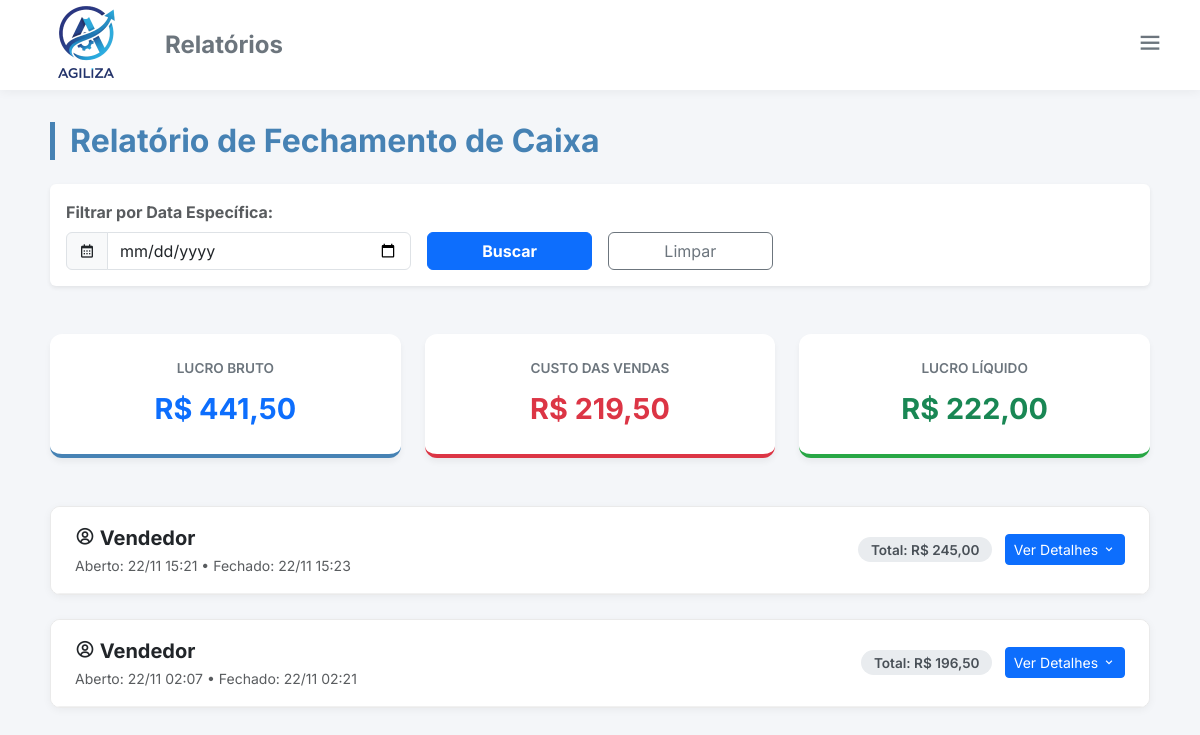
/consulta_caixa.php (signed in), run on the app's committed database.
### tables this page shows
CREATE TABLE IF NOT EXISTS `fechamento_caixa` (
  `id_fechamento` int NOT NULL AUTO_INCREMENT,
  `data_abertura` datetime DEFAULT NULL,
  `data_fechamento` datetime DEFAULT NULL,
  `operador` varchar(50) DEFAULT NULL,
  `valor_abertura` decimal(10,2) DEFAULT '0.00',
  `total_dinheiro` decimal(10,2) DEFAULT '0.00',
  `total_cartaoC` decimal(10,2) DEFAULT '0.00',
  `total_cartaoD` decimal(10,2) DEFAULT '0.00',
  `total_pix` decimal(10,2) DEFAULT '0.00',
  `valor_final_informado` decimal(10,2) DEFAULT '0.00',
  PRIMARY KEY (`id_fechamento`)
);

### consulta_caixa.php (the view, shortened to what this page needs)
<?php
require_once "conexao.php";
$tipo_usuario = isset($_SESSION['tipo_usuario']) ? $_SESSION['tipo_usuario'] : 0;
$usuario_logado = $_SESSION['nome_usuario'];
$dataFiltro = isset($_GET['data']) ? $_GET['data'] : '';
if ($tipo_usuario != 1) {
    $dataFiltro = date('Y-m-d');
    $sql = "SELECT * FROM fechamento_caixa WHERE DATE(data_fechamento) = :data AND operador = :operador ORDER BY data_fechamento DESC";
    $stmt = $conn->prepare($sql);
    $stmt->bindValue(':data', $dataFiltro);
    $stmt->bindValue(':operador', $usuario_logado);
} else {
    if ($dataFiltro) {
        $sql = "SELECT * FROM fechamento_caixa WHERE DATE(data_fechamento) = :data ORDER BY data_fechamento DESC";
        $stmt = $conn->prepare($sql);
        $stmt->bindValue(':data', $dataFiltro);
    } else {
        $data_final = date('Y-m-d 23:59:59');
        $data_inicial = date('Y-m-d 00:00:00', strtotime('-30 days'));
        $sql = "SELECT * FROM fechamento_caixa WHERE data_fechamento BETWEEN :ini AND :fim ORDER BY data_fechamento DESC";
        $stmt = $conn->prepare($sql);
        $stmt->bindValue(':ini', $data_inicial);
        $stmt->bindValue(':fim', $data_final);
    }
}
$stmt->execute();
$registros = $stmt->fetchAll(PDO::FETCH_ASSOC);
$dados_agrupados = [];
$faturamento_total_periodo = 0;
$custo_total_periodo = 0;
$lucro_total_periodo = 0;
foreach ($registros as $key => $r) {
    $faturamento_fechamento = $r['total_dinheiro'] + $r['total_cartaoC'] + $r['total_cartaoD'] + $r['total_pix'];
    $r['faturamento_total'] = $faturamento_fechamento;
    $custo_vendas = 0;
    try {
        $sql_custo = "
            SELECT SUM(sp.quantidade * p.preco_compra) as custo
            FROM vendas v
            JOIN saida_produtos sp ON v.id_venda = sp.venda_id
            JOIN produto p ON sp.id_produto = p.id_produto
            WHERE v.fechamento_caixa_id = :id_fechamento
        ";
        $stmtCusto = $conn->prepare($sql_custo);
        $stmtCusto->bindValue(':id_fechamento', $r['id_fechamento']);
        $stmtCusto->execute();
        $custo_vendas = (float) $stmtCusto->fetchColumn();
    } catch (Exception $e) { $custo_vendas = 0; }
    $r['custo_total'] = $custo_vendas;
    $r['lucro_total'] = $faturamento_fechamento - $custo_vendas;
    $faturamento_total_periodo += $faturamento_fechamento;
    $custo_total_periodo += $custo_vendas;
    $lucro_total_periodo += $r['lucro_total'];
    $sql_itens = "
        SELECT p.id_produto, p.nome, p.sabor, SUM(sp.quantidade) as qtd_total, v.id_forma_pagamento, fp.nome_pagamento
        FROM vendas v
        JOIN saida_produtos sp ON v.id_venda = sp.venda_id
        JOIN produto p ON sp.id_produto = p.id_produto
        JOIN forma_pagamento fp ON v.id_forma_pagamento = fp.id_forma_pagamento
        WHERE v.fechamento_caixa_id = :id_fechamento
        GROUP BY p.id_produto, p.nome, p.sabor, fp.nome_pagamento
    ";
    $stmtItens = $conn->prepare($sql_itens);
    $stmtItens->bindValue(':id_fechamento', $r['id_fechamento']);
    $stmtItens->execute();
    $r['itens_vendidos'] = $stmtItens->fetchAll(PDO::FETCH_ASSOC);
    $dados_agrupados[] = $r;
}
?>
<!DOCTYPE html>
<html lang="pt-BR">
<head>
    <link href="https://cdn.jsdelivr.net/npm/bootstrap@5.3.6/dist/css/bootstrap.min.css" rel="stylesheet" />
    <link href="https://unpkg.com/boxicons@2.1.4/css/boxicons.min.css" rel="stylesheet">
    <link href="styles/style_consulta.css" rel="stylesheet" />
</head>
<body>
    <div class="top-bar">
        <div class="d-flex align-items-center gap-3">
            <img src="img/logoagilizasemfundo.png" style="height: 125px; width: auto;" alt="Logo">
            <h4 class="m-0 fw-bold text-secondary d-none d-md-block">Relatórios</h4>
        </div>
        <div class="dropdown">
            <button class="btn btn-outline-secondary border-0" type="button" data-bs-toggle="dropdown"><i class='bx bx-menu fs-3'></i></button>
        </div>
    </div>
    <div class="container main-container">
        <div class="d-flex justify-content-between align-items-center mb-4">
            <h2 class="page-title m-0">Relatório de Fechamento de Caixa</h2>
        </div>
        <?php if ($tipo_usuario == 1): ?>
        <div class="card p-3 border-0 shadow-sm mb-5">
            <form method="GET" class="row g-3 align-items-end">
                <div class="col-md-4">
                    <label class="form-label fw-bold text-muted">Filtrar por Data Específica:</label>
                    <div class="input-group">
                        <span class="input-group-text bg-light"><i class='bx bx-calendar'></i></span>
                        <input type="date" name="data" class="form-control" value="<?= htmlspecialchars($dataFiltro) ?>">
                    </div>
                </div>
                <div class="col-md-2">
                    <button type="submit" class="btn btn-primary w-100 fw-bold">Buscar</button>
                </div>
                <div class="col-md-2">
                    <a href="consulta_caixa.php" class="btn btn-outline-secondary w-100">Limpar</a>
                </div>
            </form>
        </div>
        <?php else: ?>
            <div class="alert alert-info mb-4">
                <i class='bx bx-info-circle'></i> Você está visualizando o relatório do seu turno atual (<?= date('d/m/Y') ?>).
            </div>
        <?php endif; ?>
        <div class="row g-4 mb-5">
            <div class="col-md-4">
                <div class="kpi-card border-blue">
                    <div class="kpi-title">Lucro Bruto</div>
                    <div class="kpi-value text-primary">R$ <?= number_format($faturamento_total_periodo, 2, ',', '.') ?></div>
                </div>
            </div>
            <?php if ($tipo_usuario == 1): ?>
            <div class="col-md-4">
                <div class="kpi-card border-red">
                    <div class="kpi-title">Custo das Vendas</div>
                    <div class="kpi-value text-danger">R$ <?= number_format($custo_total_periodo, 2, ',', '.') ?></div>
                </div>
            </div>
            <div class="col-md-4">
                <div class="kpi-card border-green">
                    <div class="kpi-title">Lucro Líquido</div>
                    <div class="kpi-value text-success">R$ <?= number_format($lucro_total_periodo, 2, ',', '.') ?></div>
                </div>
            </div>
            <?php endif; ?>
        </div>
        <?php if (empty($dados_agrupados)): ?>
            <div class="text-center py-5 text-muted">
                <i class='bx bx-ghost fs-1 mb-3 opacity-25'></i>
                <p>Nenhum fechamento de caixa encontrado para este período.</p>
            </div>
        <?php else: ?>
            <?php foreach ($dados_agrupados as $r): ?>
                <div class="closing-card">
                    <div class="closing-header">
                        <div>
                            <div class="fw-bold fs-5 text-dark">
                                <i class='bx bx-user-circle'></i> <?= htmlspecialchars($r['operador']) ?>
                            </div>
                            <small class="text-muted">
                                Aberto: <?= date('d/m H:i', strtotime($r['data_abertura'])) ?> &bull;
                                Fechado: <?= date('d/m H:i', strtotime($r['data_fechamento'])) ?>
                            </small>
                        </div>
                        <div class="text-end">
                            <span class="info-badge">Total: R$ <?= number_format($r['faturamento_total'], 2, ',', '.') ?></span>
                            <button class="btn btn-sm btn-primary ms-2" type="button" data-bs-toggle="collapse" data-bs-target="#detalhes-<?= $r['id_fechamento'] ?>">
                                Ver Detalhes <i class='bx bx-chevron-down'></i>
                            </button>
                        </div>
                    </div>
                </div>
            <?php endforeach; ?>
        <?php endif; ?>
    </div>
</body>
</html>

### styles/style_consulta.css (style rules this page uses)
:root { --primary-color: #4682B4; --bg-light: #f4f6f9; --text-dark: #2c3e50; --success-green: #28a745; --danger-red: #dc3545; }
body { background-color: var(--bg-light); font-family: 'Inter', sans-serif; color: var(--text-dark); }
.top-bar { background-color: #fff; padding: 0.8rem 1.5rem; display: flex; align-items: center; justify-content: space-between; box-shadow: 0 2px 10px rgba(0, 0, 0, 0.05); z-index: 100; height: 90px; }
.main-container { padding: 2rem 0; max-width: 1100px; margin: 0 auto; }
.page-title { font-weight: 700; color: var(--primary-color); border-left: 5px solid var(--primary-color); padding-left: 15px; margin-bottom: 2rem; }
.kpi-card { background: #fff; border-radius: 12px; padding: 1.5rem; box-shadow: 0 4px 6px rgba(0, 0, 0, 0.05); text-align: center; border-bottom: 4px solid transparent; }
.kpi-title { font-size: 0.85rem; text-transform: uppercase; color: #6c757d; font-weight: 600; margin-bottom: 0.5rem; }
.kpi-value { font-size: 1.8rem; font-weight: 700; }
.border-blue { border-color: var(--primary-color); }
.border-red { border-color: var(--danger-red); }
.border-green { border-color: var(--success-green); }
.closing-card { background: #fff; border-radius: 10px; box-shadow: 0 2px 8px rgba(0, 0, 0, 0.05); margin-bottom: 1.5rem; overflow: hidden; border: 1px solid #eaeaea; }
.closing-header { padding: 1rem 1.5rem; background-color: #fff; border-bottom: 1px solid #f1f1f1; display: flex; justify-content: space-between; align-items: center; }
.info-badge { background-color: #e9ecef; color: #495057; padding: 0.3rem 0.8rem; border-radius: 20px; font-size: 0.85rem; font-weight: 600; }

### data on the page
fechamento_caixa: operador "Vendedor", data_abertura "22/11 15:21", data_fechamento "22/11 15:23", faturamento_total "245,00"
fechamento_caixa: operador "Vendedor", data_abertura "22/11 02:07", data_fechamento "22/11 02:21", faturamento_total "196,50"

### other printed values
$faturamento_total_periodo "441,50"
$custo_total_periodo "219,50"
$lucro_total_periodo "222,00"
